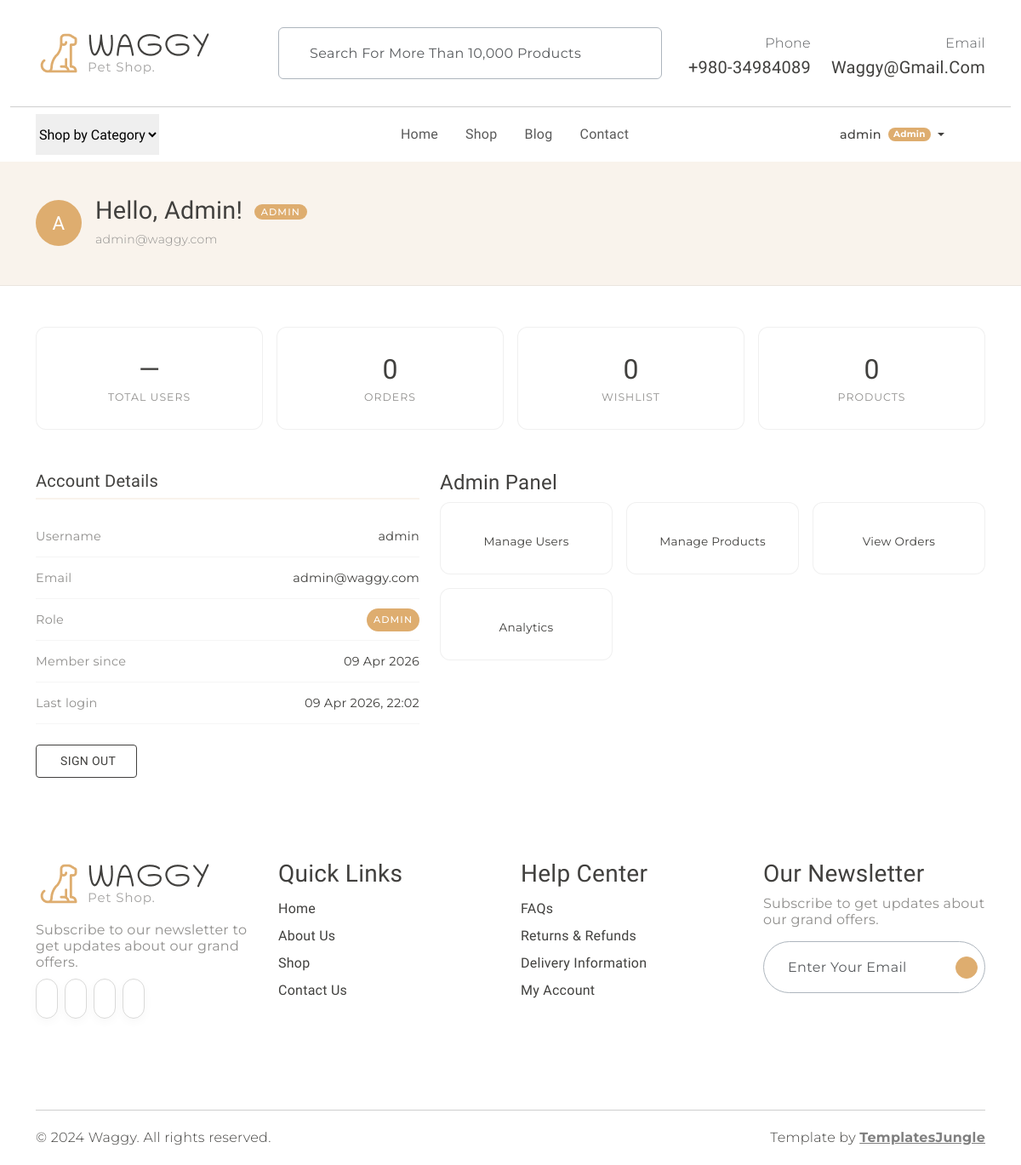
The page /dashboard (signed in) on the database as committed earlier.
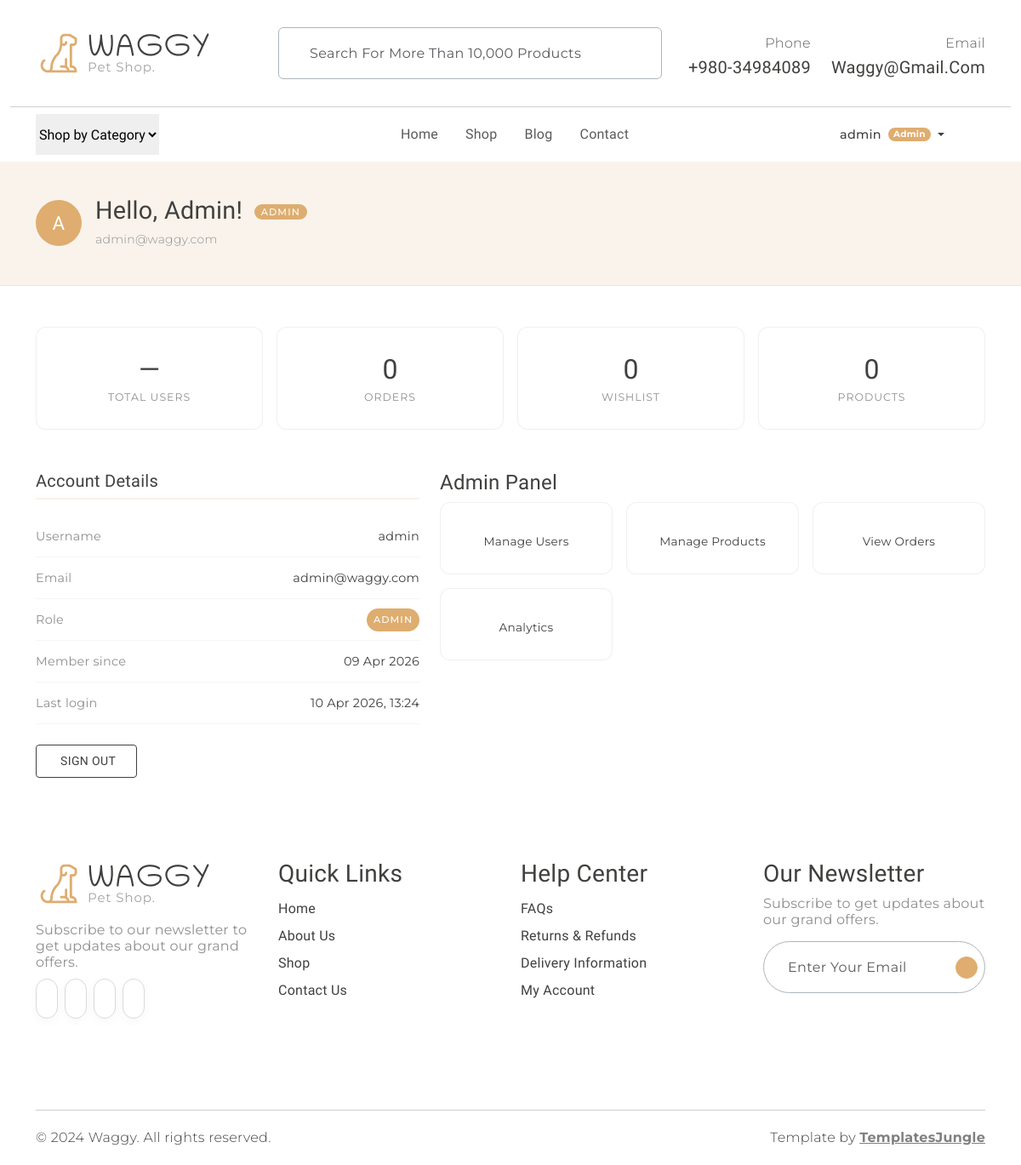
The same page on the database as committed later.
### models.py (models this page shows, shortened)
class User(UserMixin, db.Model):
    __tablename__ = "users"
    id            = db.Column(db.Integer,     primary_key=True)
    username      = db.Column(db.String(80),  unique=True, nullable=False)
    email         = db.Column(db.String(120), unique=True, nullable=False)
    password_hash = db.Column(db.String(256), nullable=False)
    role          = db.Column(db.String(20),  nullable=False, default="customer")
    is_active     = db.Column(db.Boolean,     nullable=False, default=True)
    created_at    = db.Column(db.DateTime,    nullable=False, default=datetime.utcnow)
    last_login_at = db.Column(db.DateTime,    nullable=True)
    @property
    def is_admin(self) -> bool:
        return self.role == "admin"

### app.py (the view)
    @main_bp.route("/dashboard")
    @login_required
    def dashboard():
        return render_template("dashboard.html")

### templates/dashboard.html (shortened to what this page needs)
{% extends "base.html" %}
{% block content %}
<div class="dash-hero">
  <div class="container">
    <div class="d-flex align-items-center gap-3">
      <div class="dash-avatar">{{ current_user.username[0].upper() }}</div>
      <div>
        <h2>
          Hello, {{ current_user.username }}!
          <span class="role-badge {{ current_user.role }}">
            {{ current_user.role | capitalize }}
          </span>
        </h2>
        <p class="mb-0 secondary-font" style="color: #908F8D; font-size: 0.875rem;">
          {{ current_user.email }}
        </p>
      </div>
    </div>
  </div>
</div>
<div class="container my-5">
  <div class="row g-3 mb-5">
    {% if current_user.is_admin %}
      <div class="col-6 col-md-3">
        <div class="stat-card">
          <div class="stat-value">—</div>
          <div class="stat-lbl">Total Users</div>
        </div>
      </div>
    {% endif %}
    <div class="col-6 col-md-3">
      <div class="stat-card">
        <div class="stat-value">0</div>
        <div class="stat-lbl">Orders</div>
      </div>
    </div>
    <div class="col-6 col-md-3">
      <div class="stat-card">
        <div class="stat-value">0</div>
        <div class="stat-lbl">Wishlist</div>
      </div>
    </div>
    <div class="col-6 col-md-3">
      <div class="stat-card">
        <div class="stat-value">0</div>
        <div class="stat-lbl">{% if current_user.is_admin %}Products{% else %}Saved Items{% endif %}</div>
      </div>
    </div>
  </div>
  <div class="row g-4">
    <div class="col-md-5 info-section">
      <h4>Account Details</h4>
      <div class="info-row">
        <span class="lbl">Username</span>
        <span>{{ current_user.username }}</span>
      </div>
      <div class="info-row">
        <span class="lbl">Email</span>
        <span>{{ current_user.email }}</span>
      </div>
      <div class="info-row">
        <span class="lbl">Role</span>
        <span class="role-badge {{ current_user.role }}">{{ current_user.role | capitalize }}</span>
      </div>
      <div class="info-row">
        <span class="lbl">Member since</span>
        <span>{{ current_user.created_at.strftime('%d %b %Y') }}</span>
      </div>
      <div class="info-row">
        <span class="lbl">Last login</span>
        <span>
          {% if current_user.last_login_at %}
            {{ current_user.last_login_at.strftime('%d %b %Y, %H:%M') }}
          {% else %}
            —
          {% endif %}
        </span>
      </div>
      <div class="mt-4">
        <a href="{{ url_for('auth.logout') }}"
           class="btn btn-outline-dark rounded-1"
           style="font-size: 0.875rem; padding: 0.5rem 1.5rem;">
          Sign Out
        </a>
      </div>
    </div>
    <div class="col-md-7">
      <h4 class="info-section">
        {% if current_user.is_admin %}Admin Panel{% else %}My Account{% endif %}
      </h4>
      <div class="row g-3">
        {% if current_user.is_admin %}
          <div class="col-6 col-sm-4">
            <a href="#" class="quick-link">
              <span>Manage Users</span>
            </a>
          </div>
          <div class="col-6 col-sm-4">
            <a href="#" class="quick-link">
              <span>Manage Products</span>
            </a>
          </div>
          <div class="col-6 col-sm-4">
            <a href="#" class="quick-link">
              <span>View Orders</span>
            </a>
          </div>
          <div class="col-6 col-sm-4">
            <a href="#" class="quick-link">
              <span>Analytics</span>
            </a>
          </div>
        {% endif %}
      </div>
    </div>
  </div>
</div>
{% endblock %}

### templates/base.html (shortened to what this page needs)
<!DOCTYPE html>
<html lang="en">
<head>
  <link rel="stylesheet" href="https://cdn.jsdelivr.net/npm/swiper@9/swiper-bundle.min.css" />
  <link href="https://cdn.jsdelivr.net/npm/bootstrap@5.3.0-alpha3/dist/css/bootstrap.min.css" rel="stylesheet"
>
  <link rel="stylesheet" href="{{ url_for('static', filename='css/normalize.css') }}">
  <link rel="stylesheet" href="{{ url_for('static', filename='css/vendor.css') }}">
  <link rel="stylesheet" href="{{ url_for('static', filename='style.css') }}">
</head>
<body>
  <header>
    <div class="container py-2">
      <div class="row py-4 pb-0 pb-sm-4 align-items-center">
        <div class="col-sm-4 col-lg-3 text-center text-sm-start">
          <a href="{{ url_for('main.index') }}">
            <img src="{{ url_for('static', filename='images/logo.png') }}" alt="Waggy" class="img-fluid">
          </a>
        </div>
        <div class="col-sm-6 offset-sm-2 offset-md-0 col-lg-5 d-none d-lg-block">
          <div class="search-bar border rounded-2 px-3 border-dark-subtle">
            <form class="text-center d-flex align-items-center" action="" method="get">
              <input type="text" class="form-control border-0 bg-transparent"
                placeholder="Search for more than 10,000 products" name="q" />
            </form>
          </div>
        </div>
        <div class="col-sm-8 col-lg-4 d-flex justify-content-end gap-4 align-items-center mt-4 mt-sm-0 justify-content-center justify-content-sm-end">
          <div class="support-box text-end d-none d-xl-block">
            <span class="fs-6 secondary-font text-muted">Phone</span>
            <h5 class="mb-0">+980-34984089</h5>
          </div>
          <div class="support-box text-end d-none d-xl-block">
            <span class="fs-6 secondary-font text-muted">Email</span>
            <h5 class="mb-0">waggy@gmail.com</h5>
          </div>
        </div>
      </div>
    </div>
    <div class="container-fluid"><hr class="m-0"></div>
    <div class="container">
      <nav class="main-menu d-flex navbar navbar-expand-lg">
        <div class="offcanvas offcanvas-end" tabindex="-1" id="offcanvasNavbar">
          <div class="offcanvas-body justify-content-between">
            <select class="filter-categories border-0 mb-0 me-5">
              <option>Shop by Category</option>
            </select>
            <ul class="navbar-nav menu-list list-unstyled d-flex gap-md-3 mb-0">
              <li class="nav-item">
                <a href="{{ url_for('main.index') }}"
                   class="nav-link {% if request.endpoint == 'main.index' %}active{% endif %}">
                  Home
                </a>
              </li>
              <li class="nav-item">
                  <a href="{{ url_for('shop.index') }}"
                      class="nav-link {% if request.endpoint and request.endpoint.startswith('shop.') %}active{% endif %}">
                      Shop
                  </a>
              </li>
              <li class="nav-item">
                <a href="#" class="nav-link">Blog</a>
              </li>
              <li class="nav-item">
                <a href="#" class="nav-link">Contact</a>
              </li>
            </ul>
            <div class="d-none d-lg-flex align-items-center">
              <ul class="d-flex justify-content-end list-unstyled m-0 align-items-center gap-1">
                {% if current_user.is_authenticated %}
                  <li class="nav-item dropdown">
                    <a class="nav-link dropdown-toggle d-flex align-items-center gap-1 mx-2"
                       href="#" role="button" data-bs-toggle="dropdown" aria-expanded="false">
                      <span class="secondary-font" style="font-size: 0.9rem; font-weight: 500;">
                        {{ current_user.username }}
                      </span>
                      {% if current_user.is_admin %}
                        <span class="badge rounded-pill bg-primary ms-1"
                              style="font-family: var(--secondary-font); font-size: 0.65rem; padding: 0.3em 0.6em;">
                          Admin
                        </span>
                      {% endif %}
                    </a>
                  </li>
                {% endif %}
                <li>
                </li>
                <li class="position-relative">
                </li>
              </ul>
            </div>
          </div>
        </div>
      </nav>
    </div>
  </header>
  {% block content %}{% endblock %}
  <footer id="footer" class="my-5">
    <div class="container py-5 my-5">
      <div class="row">
        <div class="col-md-3">
          <div class="footer-menu">
            <img src="{{ url_for('static', filename='images/logo.png') }}" alt="Waggy">
            <p class="blog-paragraph fs-6 mt-3">Subscribe to our newsletter to get updates about our grand offers.</p>
            <div class="social-links">
              <ul class="d-flex list-unstyled gap-2">
                <li class="social"><a href="#"><iconify-icon class="social-icon" icon="ri:facebook-fill"></iconify-icon></a></li>
                <li class="social"><a href="#"><iconify-icon class="social-icon" icon="ri:twitter-fill"></iconify-icon></a></li>
                <li class="social"><a href="#"><iconify-icon class="social-icon" icon="ri:instagram-fill"></iconify-icon></a></li>
                <li class="social"><a href="#"><iconify-icon class="social-icon" icon="ri:youtube-fill"></iconify-icon></a></li>
              </ul>
            </div>
          </div>
        </div>
        <div class="col-md-3">
          <div class="footer-menu">
            <h3>Quick Links</h3>
            <ul class="menu-list list-unstyled">
              <li class="menu-item"><a href="{{ url_for('main.index') }}" class="nav-link">Home</a></li>
              <li class="menu-item"><a href="#" class="nav-link">About Us</a></li>
              <li class="menu-item"><a href="{{ url_for('shop.index') }}" class="nav-link">Shop</a></li>
              <li class="menu-item"><a href="#" class="nav-link">Contact Us</a></li>
            </ul>
          </div>
        </div>
        <div class="col-md-3">
          <div class="footer-menu">
            <h3>Help Center</h3>
            <ul class="menu-list list-unstyled">
              <li class="menu-item"><a href="#" class="nav-link">FAQs</a></li>
              <li class="menu-item"><a href="#" class="nav-link">Returns &amp; Refunds</a></li>
              <li class="menu-item"><a href="#" class="nav-link">Delivery Information</a></li>
              {% if current_user.is_authenticated %}
                <li class="menu-item"><a href="{{ url_for('main.dashboard') }}" class="nav-link">My Account</a></li>
              {% else %}
                <li class="menu-item"><a href="{{ url_for('auth.login') }}" class="nav-link">Login / Register</a></li>
              {% endif %}
            </ul>
          </div>
        </div>
        <div class="col-md-3">
          <div>
            <h3>Our Newsletter</h3>
            <p class="blog-paragraph fs-6">Subscribe to get updates about our grand offers.</p>
            <div class="search-bar border rounded-pill border-dark-subtle px-2">
              <form class="text-center d-flex align-items-center" action="" method="post">
                <input type="email" class="form-control border-0 bg-transparent" placeholder="Enter your email" />
                <iconify-icon class="send-icon" icon="tabler:location-filled"></iconify-icon>
              </form>
            </div>
          </div>
        </div>
      </div>
    </div>
  </footer>
  <div id="footer-bottom">
    <div class="container">
      <hr class="m-0">
      <div class="row mt-3">
        <div class="col-md-6 copyright">
          <p class="secondary-font">© 2024 Waggy. All rights reserved.</p>
        </div>
        <div class="col-md-6 text-md-end">
          <p class="secondary-font">
            Template by <a href="https://templatesjungle.com/" target="_blank"
              class="text-decoration-underline fw-bold text-black-50">TemplatesJungle</a>
          </p>
        </div>
      </div>
    </div>
  </div>
</body>
</html>

### static/style.css (style rules this page uses)
:root { --header-height: 160px; --header-height-min: 80px; }
:root { --accent-color: #DEAD6F; --dark-color: #222222; --light-dark-color: #727272; --light-color: #fff; --grey-color: #dbdbdb; --light-grey-color: #fafafa; --primary-color: #6995B1; --light-primary-color: #eef1f3; }
:root { --body-font: 'Chilanka', cursive; --heading-font: 'Chilanka', cursive; --secondary-font: 'Montserrat', sans-serif; }
body { --bs-link-color: #333; --bs-link-hover-color: #333; --bs-link-color-rgb: 40, 40, 40; --bs-link-hover-color-rgb: 0, 0, 0; --bs-light-rgb: 248, 248, 248; --bs-font-sans-serif: 'Chilanka', cursive; --bs-body-font-family: var(--bs-font-sans-serif); --bs-body-font-size: 1rem; --bs-body-font-weight: 400; --bs-body-line-height: 2; --bs-body-color: #41403E; --bs-primary: #DEAD6F; --bs-primary-rgb: 222, 173, 111; --bs-primary-bg-subtle: #FFF9EB; --bs-border-color: #F7F7F7; --bs-secondary-rgb: 230, 243, 251; --bs-success-rgb: 238, 245, 228; --bs-danger-rgb: 249, 235, 231; --bs-warning-rgb: 255, 249, 235; --bs-info-rgb: 230, 243, 250; }
.btn-outline-dark { transition: all 0.3s ease-in; padding: 1.2rem 3rem; letter-spacing: 0.02375rem; text-transform: uppercase; --bs-btn-color: #41403E; --bs-btn-border-color: #41403E; --bs-btn-hover-color: #fff; --bs-btn-hover-bg: #41403E; --bs-btn-hover-border-color: #41403E; --bs-btn-focus-shadow-rgb: 33, 37, 41; --bs-btn-active-color: #fff; --bs-btn-active-bg: #41403E; --bs-btn-active-border-color: #41403E; --bs-btn-active-shadow: inset 0 3px 5px rgba(0, 0, 0, 0.125); --bs-btn-disabled-color: #41403E; --bs-btn-disabled-bg: transparent; --bs-btn-disabled-border-color: #41403E; --bs-gradient: none; }
body { letter-spacing: 0.01625rem; }
h1, h2, h3, h4, h5, h6 { font-family: var(--heading-font); color: var(--bs-body-color); font-weight: 400; text-transform: capitalize; }
a { text-decoration: none; }
.secondary-font { font-family: var(--secondary-font); font-weight: 300; }
.search-bar { border: 1px solid #EAEAEA; }
.search-bar ::placeholder { font-family: var(--secondary-font); }
.form-control { color: #908F8D; line-height: normal; letter-spacing: 0.02125rem; text-transform: capitalize; border-radius: 0.25rem; border: 1px solid rgba(65, 64, 62, 0.20); background: #FFF; display: flex; padding: 1.25rem 0rem 1.25rem 1.25rem; align-items: center; gap: 0.375rem; align-self: stretch; }
.blog-paragraph { color: #908F8D; font-size: 1rem; font-weight: 400; line-height: normal; font-family: var(--secondary-font); }
iconify-icon.social-icon { color: #CACACA; font-size: 1.125rem; padding: 0.75rem; border-radius: 4.375rem; border: 1px solid #D9D9D8; box-shadow: 0px 4px 12px 0px rgba(0, 0, 0, 0.03); transition: all 0.5s ease; }
iconify-icon.send-icon { cursor: pointer; font-size: 1.125rem; padding: 0.75rem; border-radius: 4.375rem; color: #FFF; border: 1px solid #DEAD6F; background: #DEAD6F; }

Rows that differ between the two databases and show on the page:
changed User "Admin": last_login_at "09 Apr 2026, 22:02" → "10 Apr 2026, 13:24"
